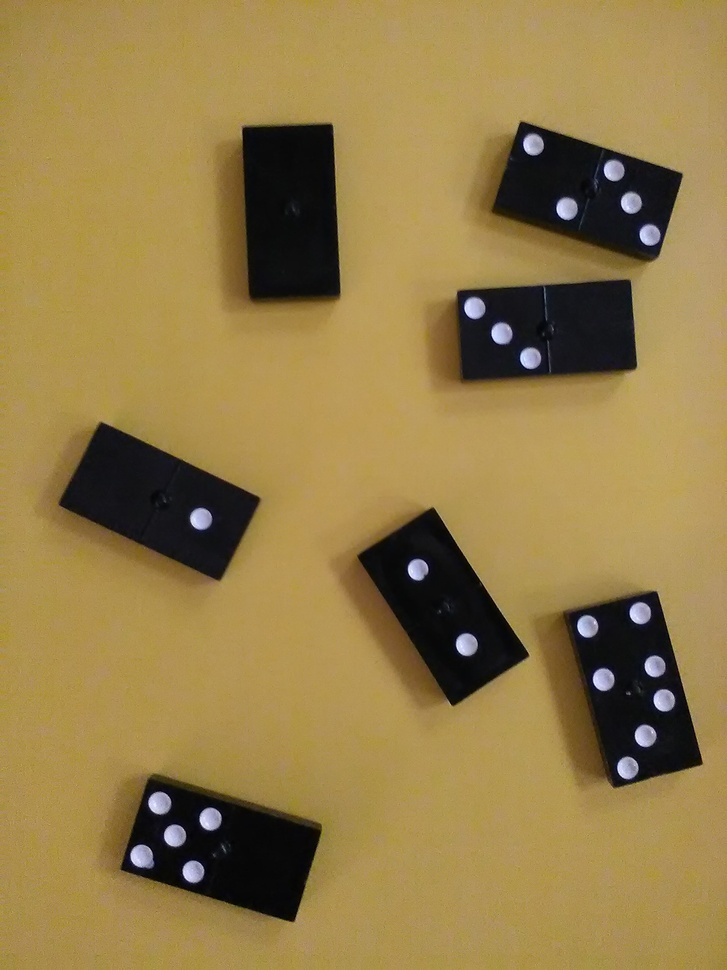
%> input picture fichas.jpg, 727 x 970 px, shrunk from 1536 x 2048 before the run
$ octave domino.m   (GNU Octave 9; MATLAB toolbox functions it lacks are replaced by stand-ins)
%> lines starting %> are read from the running program, lines starting %| are printed output that depends on the picture; in (x1, y1, x2, y2) boxes, pixels count from 0 and x2, y2 are one past the last pixel; in counts of white or black regions, pixels touching at a corner belong together; the program's own positions count from 1
%> further down, ima is the input picture: size 970x727x3 uint8; mean R, G, B 148.4, 124.8, 72.4
### norm1.m
% clc, clear all, close all;
% Ima= imread('VC (4).png');
% figure, imshow(uint8(Ima))
function im=norm1(Ima)
Ima=double(Ima);
R=Ima(:,:,1);
G=Ima(:,:,2);
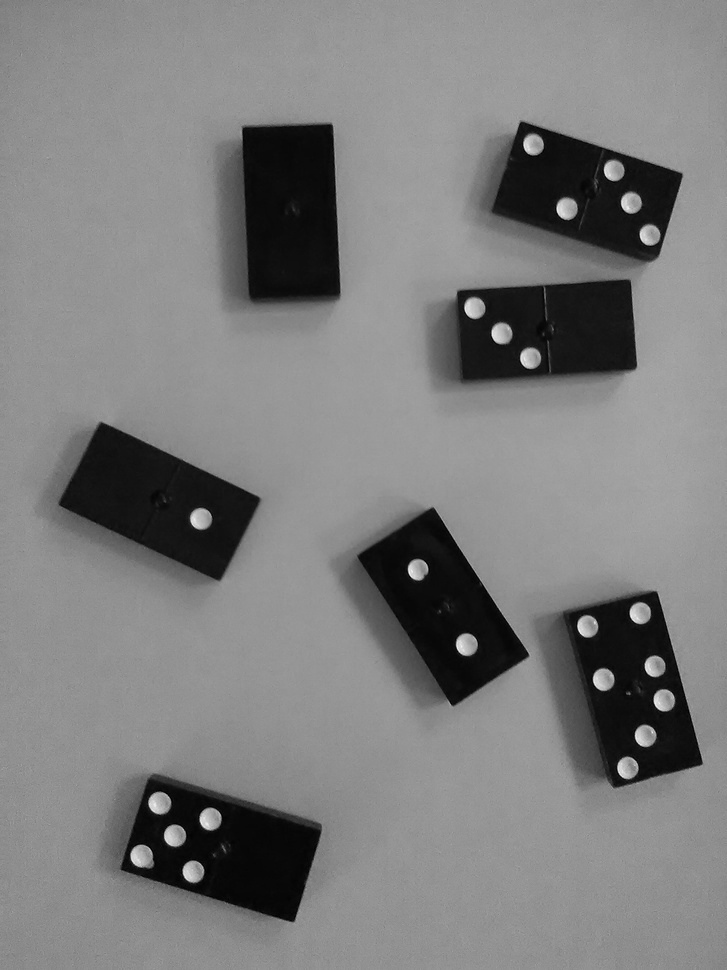
%> G: size 970x727 double; min 0, max 244, mean 124.8
B=Ima(:,:,3);
s=(R+G+B);
r=R./s;
g=G./s;
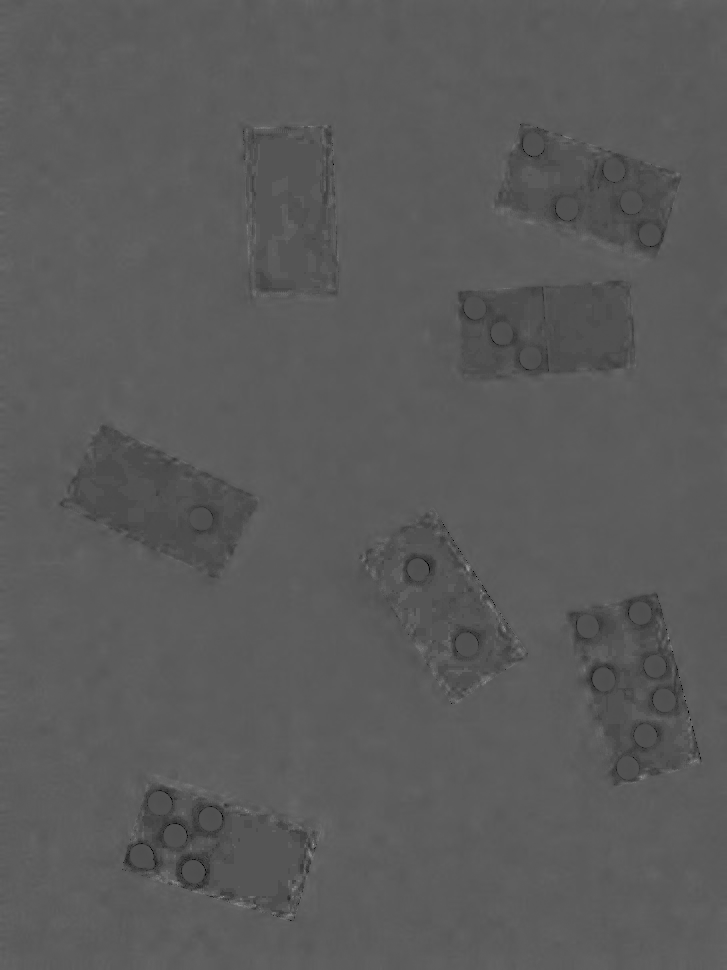
%> g: size 970x727 double; min 0, max 0.636, mean 0.356
b=B./s;
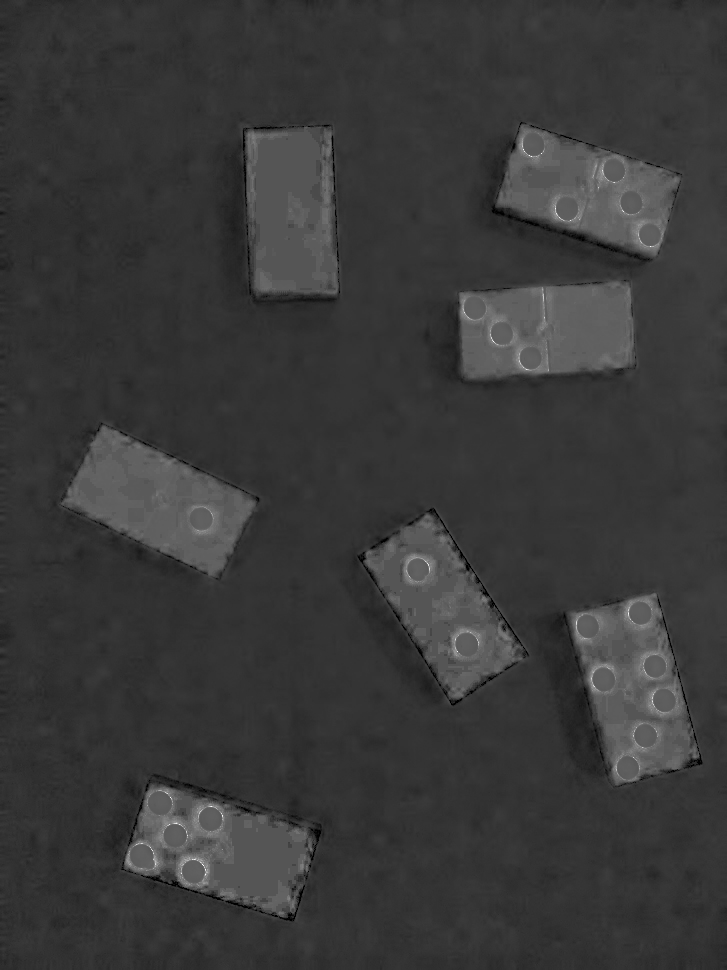
%> b: size 970x727 double; min 0, max 1, mean 0.226
% b=B./s;
im(:,:,1)=r;
im(:,:,2)=g;
im(:,:,3)=b;
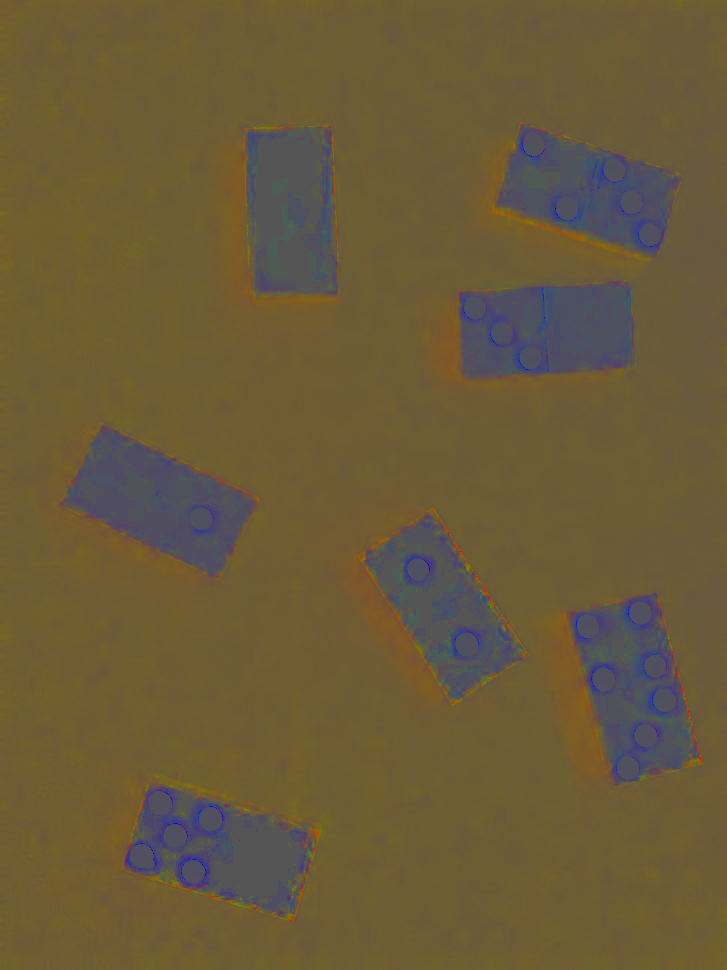
%> im: size 970x727x3 double; mean R, G, B 0.418, 0.356, 0.226
% [14 lines of commented-out code are left out]

### domino.m
clc, close all, clear all

ima = imread('fichas.jpg');
iman = norm1(ima);

ch1 = (iman(:,:,1)-0.4553).^2;
ch2 = (iman(:,:,2)-0.3591).^2;
ch3 = (iman(:,:,3)-0.1855).^2;
ch4 = sqrt(ch1+ch2+ch3);

ch4=ch4/std(ch4(:));
ch4=medfilt2(ch4,[4 4]);
ch5=ch4>1.2;
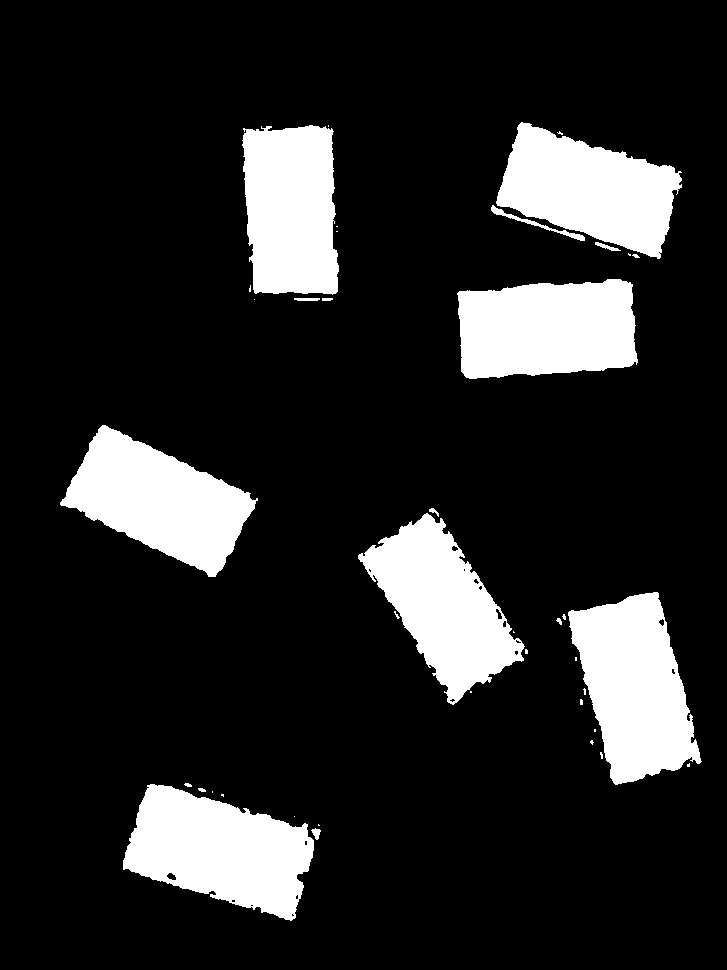
%> ch5: size 970x727 logical; 15.4% white; 40 white regions (23 under 20 px), largest, box (x1, y1, x2, y2) and area: (123, 784, 314, 921) 16291, (568, 592, 702, 785) 16174, (60, 425, 258, 577) 15564
se = strel('line',50,90);

ch6=imerode(ch5,se);
%> ch6: size 970x727 logical; 7.6% white; 7 white regions, largest, box (x1, y1, x2, y2) and area: (581, 617, 687, 760) 9931, (245, 150, 333, 270) 9517, (384, 538, 503, 678) 7535
imshow(ch6,[])

[L n] =bwlabel(ch6);
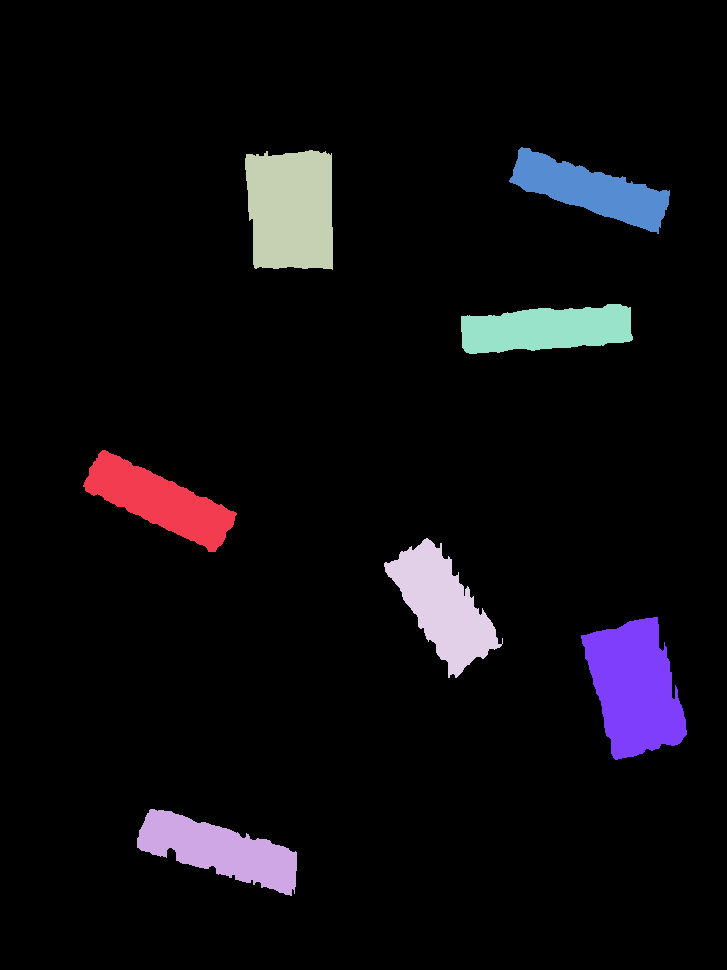
%> L: size 970x727 double; 8 distinct labels, from 0 to 7; one colour per label, 0 black
%> n = 7
imshow(L,[])

MO = zeros(n,6);
figure, imshow(ima), hold on
m=1;
for i=1:n
%> (the run ends here)
